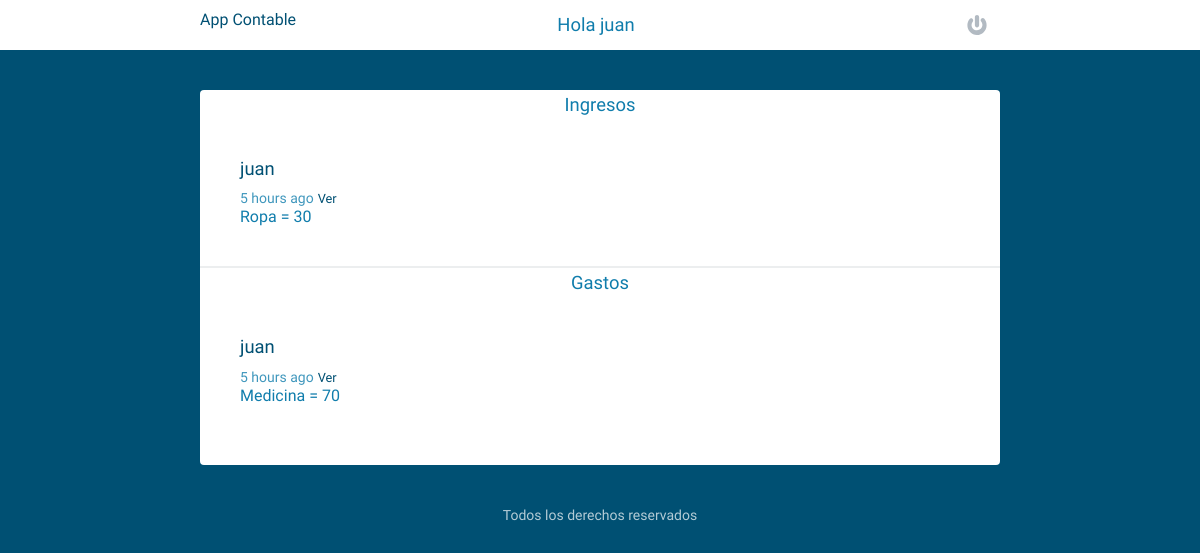
/resumen (signed in), run on the app's committed database.
### models.py (models this page shows, shortened)
class User(UserMixin, Model):
    username = CharField(unique=True)
    email = CharField(unique=True)
    password = CharField(max_length=120)
    joined_at = DateTimeField(default=datetime.datetime.now)
    class Meta:
        database = DATABASE
        order_by = ('-joined_at',)
    def get_ingresos(self):
        return Ingreso.select().where(Ingreso.user == self)
    def get_gastos(self):
        return Gasto.select().where(Gasto.user == self)

class Ingreso(Model):
    user = ForeignKeyField(
        User,
        related_name='ingresos',
    )
    timestamp = DateTimeField(default=datetime.datetime.now)
    name = CharField(max_length=30)
    content = DecimalField(decimal_places=2)
    class Meta:
        database = DATABASE
        order_by = ('-joined_at',)

class Gasto(Model):
    user = ForeignKeyField(
        User,
        related_name='gastos',
    )
    timestamp = DateTimeField(default=datetime.datetime.now)
    name = CharField(max_length=30)
    content = DecimalField(decimal_places=2)
    class Meta:
        database = DATABASE
        order_by = ('joined_at',)

### server.py (the view)
@app.route('/resumen')
@app.route('/resumen/<username>')
def resumen(username=None):
    template = 'stream.html'
    if username and username != current_user.username:
        user =  models.User.select().where(models.User.username**username).get()
        ingresos = user.ingresos.limit(100)
        gastos = user.gastos.limit(100)
    else:
        ingresos = current_user.get_ingresos().limit(100)
        gastos = current_user.get_gastos().limit(100)
        user = current_user
    if username:
        template = 'user_stream.html'
    return render_template(template, ingresos=ingresos, gastos=gastos, user=user)

### server.py (called while the page is built)
@login_manager.user_loader
def load_user(userid):
    try:
        return models.User.get(models.User.id == userid)
    except models.DoesNotExist:
        return None

@app.before_request
def before_request():
    g.db = models.DATABASE
    if g.db.is_closed():
        g.db.connect()
        g.user = current_user

@app.after_request
def after_request(response):
    g.db.close()
    return response

### templates/stream.html (shortened to what this page needs)
{% extends "layout.html" %}
{% block content %}
<h1>Ingresos</h1>
{% for ingreso in ingresos %}
    <article>
        <h2>
            <a href="{{ url_for('stream', username=ingreso.user.username) }}">{{ingreso.user.username}}</a>
        </h2>
        <time data-time="{{ingreso.timestamp.timestamp()}}" class="distime" datetime="{{ ingreso.timestamp.strftime('%Y-%m-%d H:%M:%S') }}">{{ ingreso.timestamp.strftime('%Y-%m-%d H:%M:%S') }}</time>
        <a href="#" class="view">Ver</a>
        <div class="ingreso">
            {{ ingreso.name }} = {{ ingreso. content }}
        </div>
    </article>
{% endfor %}
<h1>Gastos</h1>
{% for gasto in gastos %}
    <article>
        <h2>
            <a href="{{ url_for('stream', username=gasto.user.username) }}">{{gasto.user.username}}</a>
        </h2>
        <time data-time="{{gasto.timestamp.timestamp()}}" class="distime" datetime="{{ gasto.timestamp.strftime('%Y-%m-%d H:%M:%S') }}">{{ gasto.timestamp.strftime('%Y-%m-%d H:%M:%S') }}</time>
        <a href="#" class="view">Ver</a>
        <div class="gasto">
            {{ gasto.name }} = {{ gasto. content }}
        </div>
    </article>
{% endfor %}
{% endblock %}

### templates/layout.html (shortened to what this page needs)
<!DOCTYPE html>
<html class="no-js">
    <head>
        <link rel="stylesheet" href="/static/css/normalize.min.css">
        <link rel="stylesheet" href="/static/css/main.css">
    </head>
    <body>
        <header>
          <div class="row">
            <div class="grid-33">
              <a href="{{ url_for('home') }}" class="logo">App Contable</a>
            </div>
            <div class="grid-33">
                <h1>Hola {{ current_user.username }}</h1>
            </div>
            <div class="grid-33">
                {% if current_user.is_authenticated %}
                <a href="{{ url_for('logout') }}" class='icon-power' title='Log out'></a>
                {% else %}
                <a href="{{ url_for('login') }}" class='icon-power' title='Log in'></a>
                <a href="{{ url_for('register') }}" class='icon-profile' title='Register'></a>
                {% endif %}
            </div>
          </div>
        </header>
          <div class="row">
          <div class="main">
            {% block content %}{% endblock %}
          </div>
        </div>
        <footer>
          <div class="row">
            <p>Todos los derechos reservados</a></p>
          </div>
        </footer>
    </body>
</html>

### static/css/main.css (style rules this page uses)
body, input, button, textarea { font-family: 'Varela Round', Helvetica Neue, Helvetica, Arial, serif; }
body { font-size: 1em; color: #107dac; font-weight: 400; background: #005073; position: relative; }
a { text-decoration: none; color: #005073; }
h1, h2, h3, h4 { font-size: 1.15em; font-weight: normal; margin: 0; line-height: 1em; }
h1 { text-align: center; line-height: 30px; }
h2 { margin: 0 0 10px; }
p { margin: 0; line-height: 1.5em; }
header { width: 100%; background: #fff; padding: 10px 0; }
.logo { vertical-align: middle; display: block; float: left; }
.icon-power { width: 30px; height: 30px; background: url('../img/icon-power.svg') center no-repeat; background-size: 20px 20px; display: block; float: right; }
.main { max-width: 800px; margin: 40px auto 0; background: #fff; border-radius: 4px; transition: .35s linear; padding-bottom: 20px; }
article { border-bottom: 2px solid #ECEEEF; margin: 0; padding: 40px; }
article:last-child { border-bottom: 0; }
time { font-size: .875em; opacity: .8; }
.view { font-size: 0.8em; text-transform: upper; }
footer { color: #fff; text-align: center; font-size: .875em; margin: 40px 0; }
footer p { opacity: .7; }
.row { max-width: 800px; padding: 0 40px; margin: 0 auto; transition: .35s linear; }
.row:before, .row:after { content: ''; display: table; }
.row:after { clear: both; }
.grid-33 { display: inline-block; float: left; width: 33%; }

### data on the page
User: username "juan"
Ingreso: user.username "juan", name "Ropa", content "30"
Gasto: user.username "juan", name "Medicina", content "70"
